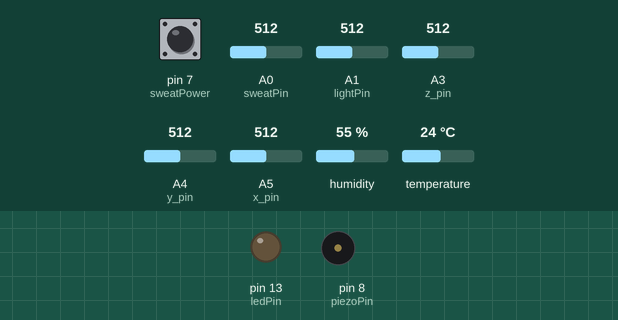
Recording of a sketch running on a simulated Arduino Mega 2560, built with avr-gcc and run on an emulated ATmega2560. On the bench: output pins drawn as LEDs (lit = HIGH), buzzer (waves = sounding). Inputs (shaded band) come from the test bench; at power-on: pin 7 (sweatPower) LOW, A0 (sweatPin) = 512, A1 (lightPin) = 512, A3 (z_pin) = 512, A4 (y_pin) = 512, A5 (x_pin) = 512, humidity 55 %, temperature 24 °C. WiFi joins after 1.5 s; servers stay silent unless stated.

Above: at 1.9 s.
At 22.9 s:
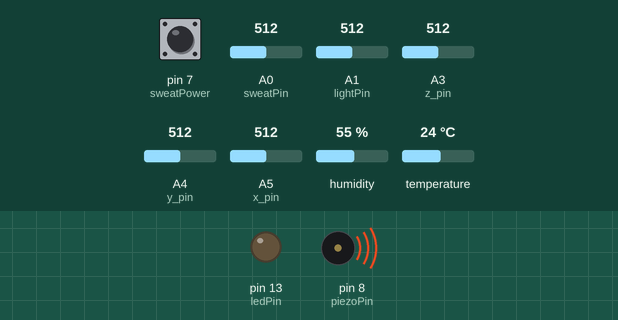
At 33.0 s:
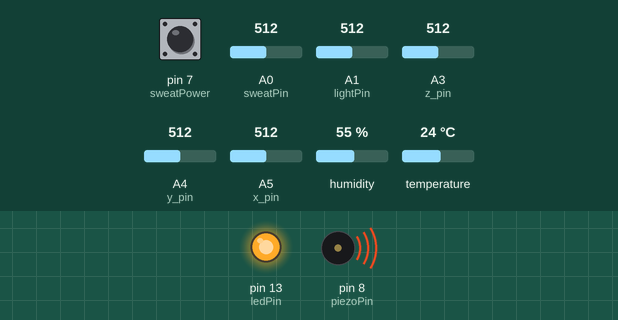
At 41.0 s:
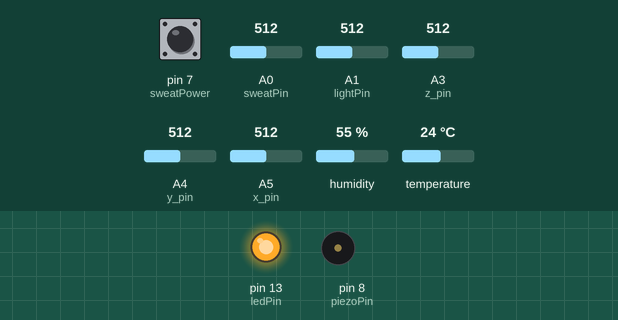
Timing chart, 0 to 41.8 s (numbered marks = the images above):
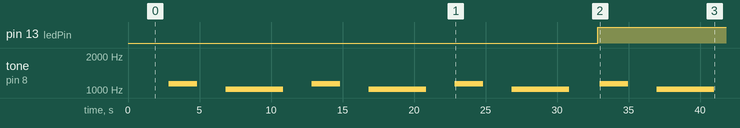

The sketch:

test.ino.ino
```cpp
// (licence header left out)
/* Comment this out to disable prints and save space */
#define BLYNK_PRINT DebugSerial
#define dht_apin A2

// You could use a spare Hardware Serial on boards that have it (like Mega)
#include <SoftwareSerial.h>
#include <DHT.h>


DHT dht(dht_apin, DHT11);

SoftwareSerial DebugSerial(2, 3); // RX, TX

#include <BlynkSimpleStream.h>

// You should get Auth Token in the Blynk App.
// Go to the Project Settings (nut icon).
char auth[] = "bXgQY2uWMfu0NBdNHyqIMXcUWhjHF428";
BlynkTimer timer;

// Pins
const int lightPin = 1;
int lightCal = 0;
int lightVal = 0;
int sweat = 0; //value for storing moisture value
int sweatPin = A0;//Declare a variable for the soil moisture sensor
int sweatPower = 7;//Variable for Soil moisture Power
int piezoPin = 8;
const int z_pin = 3;
const int y_pin = 4;
const int x_pin = 5;

const int buttonPin = 7;     // the number of the pushbutton pin
const int ledPin =  13;
int buttonState = 0;

void timerEvent()
{
   // Light Sensor
  lightVal = analogRead(lightPin);
  Blynk.virtualWrite(4,lightVal);


  //Temp/Humiditity Sensor
  float temp, hum;
  dht.read(dht_apin);
  temp=dht.readTemperature();
  temp = temp * (9/5) + 32;
  //Serial.println(temp);
  hum=dht.readHumidity();
  ///Serial.println(hum);
  Blynk.virtualWrite(3, temp);
  Blynk.virtualWrite(1, hum);

  //Moisture
  float moisture;
  moisture = readSoil();

  //Accelerometer
  float x,y,z;
  x = analogRead(x_pin);
  y = analogRead(y_pin);
  z = analogRead(z_pin);

  float sleep_quality = moisture + abs(x) + abs(y) + abs(z);
  float inv_sleep = (1/sleep_quality) * 1000000;
  //Serial.println(sleep_quality);
  Blynk.virtualWrite(0, inv_sleep);
  Blynk.virtualWrite(2, LOW);

  const int nightmare_threshold = 2000;
  const int dead_threshold = 1500;
  if (sleep_quality > nightmare_threshold) {
   int notes[] = {1136, 1014};
   //Serial.println("Breathing Exercise");
   for(int aa = 0; aa < 3; aa++)  {
      tone(piezoPin,notes[0],2000);
      delay(4000);

      tone(piezoPin,notes[1],4000);
      delay(6000);
      Blynk.virtualWrite(2, HIGH);

  }
   }

   if (sleep_quality < dead_threshold) {

      int notes[] = {1136, 1136, 1275, 1519};
      //Serial.println("Trigger Wakeup");
      for(int aa = 0; aa < 4; aa ++)  {
         tone(piezoPin,notes[aa],1000);
         delay(1300);

  }

   }

     // read the state of the pushbutton value:
  buttonState = digitalRead(buttonPin);
  // Show the state of pushbutton on serial monitor
  // check if the pushbutton is pressed.
  if (buttonState == HIGH) {         // check if the input is HIGH (button released)
    digitalWrite(ledPin, LOW);  // turn LED OFF
  } else {
    digitalWrite(ledPin, HIGH);  // turn LED ON
  }
  // Added the delay so that we can see the output of button
  delay(100);
}
void setup()
{
  // Debug console
  DebugSerial.begin(9600);

  // Blynk will work through Serial
  // Do not read or write this serial manually in your sketch
  Serial.begin(9600);
  Blynk.begin(Serial, auth);

  lightCal = analogRead(lightPin);

  pinMode(sweatPower, OUTPUT);//Set D7 as an OUTPUT
  digitalWrite(sweatPower, LOW);//Set to LOW so no power is flowing through the sensor

  pinMode(ledPin, OUTPUT);
  // initialize the pushbutton pin as an input:
  pinMode(buttonPin, INPUT);

  dht.begin();
  timer.setInterval(1000L, timerEvent);

}

void loop()
{
    Blynk.run();
    timer.run();

}

int readSoil()
{
    int val = 0;
    digitalWrite(sweatPower, HIGH);//turn D7 "On"
    delay(10);//wait 10 milliseconds
    val = analogRead(sweatPin);//Read the SIG value form sensor
    digitalWrite(sweatPower, LOW);//turn D7 "Off"
    return val;//send current moisture value
}
```

Measured:
- by itself, pin 13 (ledPin): LOW → HIGH at 32.8 s
- by itself, tone on pin 8 (piezoPin): repeats every 10.0 s: silent 2.0 s, 1014 Hz 4.0 s, silent 2.0 s, 1136 Hz 2.0 s
